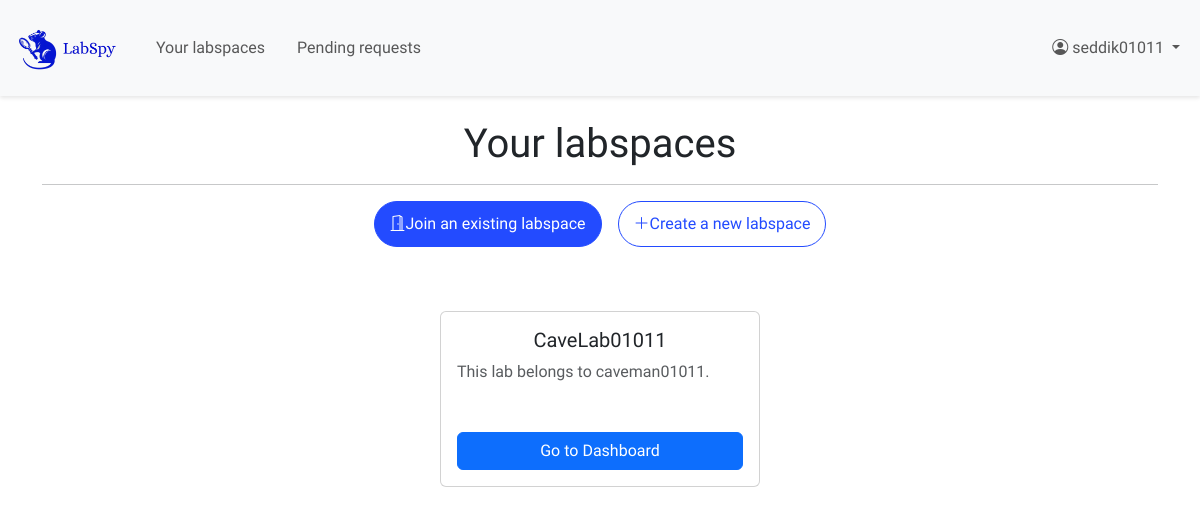
Page /labspaces/ (signed in) on the committed database.
### users/models.py (models this page shows)
class CustomUser(AbstractUser):
    phone_number = models.CharField(max_length=8, blank=True, null=True)
    date_joined = models.DateTimeField(auto_now_add=True, null=True, blank=True)

### labspaces/models.py (models this page shows, shortened)
class Lab(models.Model):
    code = models.CharField(max_length=6, unique=True, null=True)
    name = models.CharField(max_length=255)
    description = models.TextField(null=True, blank=True, max_length=1024)
    contact_email = models.EmailField(null=True, blank=True)
    created_at = models.DateTimeField(auto_now_add=True)
    def __str__(self):
        return self.name

### labspaces/views.py (the view)
# urls.py: path('', views.home, name='home'),
@login_required
def home(request):
    user_labs_qs = Lab.objects.filter(
        labmembership__user=request.user,
        labmembership__role__name__in=["owner", "member", "manager", "guest"],
        labmembership__role__is_default=True
    ).distinct()
    user_labs = list(user_labs_qs)
    pending_labs_qs = Lab.objects.filter(
        labmembership__user=request.user,
        labmembership__role__name="pending",
        labmembership__role__is_default=True
    ).distinct()
    pending_labs = list(pending_labs_qs)
    form = LabJoinForm()
    print(f"User labs: {user_labs}")
    print(f"Pending labs: {pending_labs}")
    return render(
        request,
        'labspaces/home.html',
        {
            "user_labs": user_labs,
            "pending_labs": pending_labs,
            "join_form": form
        }
    )

### labspaces/context_processors.py (called while the page is built, shortened)
def lab_admin_status(request):
    context = {'user_is_admin': False, 'current_lab': None}
    if request.user.is_authenticated:
        try:
            lab_code = get_lab_code_from_url(request)
        except Exception as e:
            pass
    return context

### labspaces/util.py (called while the page is built)
def get_lab_code_from_url(request):
    lab_code = ""
    if request.user.is_authenticated:
        resolved = resolve(request.path)
        if 'code' in resolved.kwargs:
            lab_code = resolved.kwargs['code']
    return lab_code

### labspaces/templates/labspaces/home.html (shortened to what this page needs)
{% extends 'labspaces/layout.html' %}
{% block content %}
{% if user_labs %}
    <h1 class="text-center">Your labspaces</h1>
    <hr>
    <div class="d-flex justify-content-center gap-3 mb-5">
        <button class="btn-1 join-lab-btn"><i class="bi bi-door-open"></i>Join an existing labspace</button>
        <button class="btn-1 create-lab-btn" onclick="window.location.href='{% url 'labspaces:lab_create' %}'"><i class="bi bi-plus-lg"></i>Create a new labspace  </button>
    </div>
    <div class="mx-auto w-75 p-3 d-flex gap-2 align-items-start justify-content-center flex-wrap">
        {% for lab in user_labs %}
            <div class="lab-card card mb-3" style="width:20rem; height: 11rem;">
                <div class="card-body d-flex flex-column">
                    <h5 class="card-title text-center">{{ lab.name|truncatechars:20 }}</h5>
                    <p class="card-text text-muted">
                        {{ lab.description|truncatechars:70}}
                    </p>
                    <a href="{% url 'labspaces:labspace_view' code=lab.code %}" class="btn btn-primary mt-auto">Go to Dashboard</a>
                </div>
            </div>
        {% endfor %}
    </div>
{% endif %}
{% endblock %}

### labspaces/templates/labspaces/layout.html (shortened to what this page needs)
{% load static %}
{% load active_link_tags %}
<!DOCTYPE html>
<html lang="en">
<head>
    <link rel="stylesheet" href="{% static 'labspaces/styles.css' %}">
    <link href="https://cdn.jsdelivr.net/npm/bootstrap@5.3.0/dist/css/bootstrap.min.css" rel="stylesheet">
    <link href="https://cdn.jsdelivr.net/npm/bootstrap-icons@1.10.0/font/bootstrap-icons.css" rel="stylesheet">
</head>
<body>
    <nav class="navbar navbar-expand-lg navbar-light bg-light">
        <div class="container-fluid">
            <a class="navbar-brand" href="{% url 'labspaces:home' %}">
                <img src="{% static 'spy/labspy-mark-nobg.png' %}" alt="LabSpy" style="width: 120px; height: 70px;" >
            </a>
            <div class="collapse navbar-collapse" id="navbarNav">
                <ul class="navbar-nav me-auto gap-3">
                    <li class="nav-item">
                        <a class="nav-link {% active_link 'home' 'active' %}" href="{% url "labspaces:home" %}">Your labspaces</a>
                    </li>
                    <li class="nav-item">
                        <a class="nav-link {% active_link 'user_pending_labs' 'active' %}" href="{% url "labspaces:user_pending_labs" %}">Pending requests</a>
                    </li>
                </ul>
                <ul class="navbar-nav">
                    {% if user.is_authenticated %}
                        <li class="nav-item dropdown">
                            <a class="nav-link dropdown-toggle" href="#" role="button" data-bs-toggle="dropdown">
                                <i class="bi bi-person-circle"></i> {{ user.username }}
                            </a>
                        </li>
                    {% endif %}
                </ul>
            </div>
        </div>
    </nav>
    <main class="container mt-4">
        {% block content %}
        {% endblock %}
    </main>
</body>
</html>

### labspaces/static/labspaces/styles.css (style rules this page uses)
* { margin: 0; padding: 0; box-sizing: border-box; font-family: 'Urbanist', sans-serif; }
.navbar { background: white; box-shadow: 0 2px 4px rgba(0,0,0,0.1); }
.navbar-brand img { width: 120px; height: 70px; }
.btn-1 { padding: 10px 15px; border-radius: 24px; cursor: pointer; font-size: 16px; }
.join-lab-btn { background-color: #234bff; color: white; border: 1px solid #234bff; transition: all 0.3s; }
.create-lab-btn { background-color: #ffffff; color: #234bff; border: 1px solid #234bff; transition: all 0.3s; }
.lab-card { transition: all 0.3s; }

### rows in the picture
CustomUser: username "seddik01011"
Lab: name "CaveLab01011", description "This lab belongs to caveman01011."
